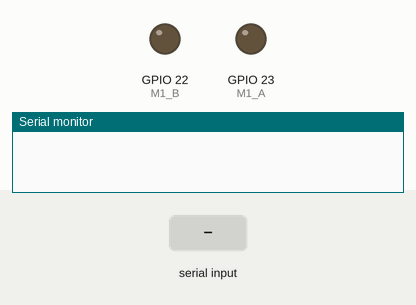
A sketch run on a simulated ESP32. Parts: output pins drawn as LEDs (lit = HIGH), the last lines printed to the serial monitor. Inputs (shaded band) come from the test bench. Nothing arrives over Bluetooth unless stated.

Above: at 1.2 s.
1.3 s: "f" received over the second serial link
At 2.2 s:
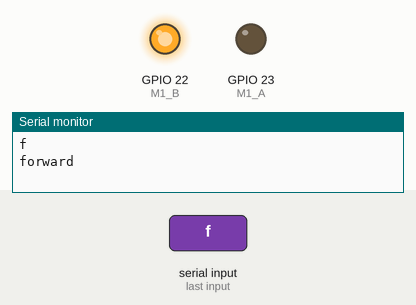
2.8 s: "b" received over the second serial link
At 3.3 s:
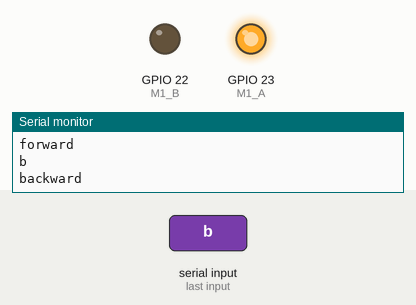
4.3 s: "p" received over the second serial link
At 5.7 s:
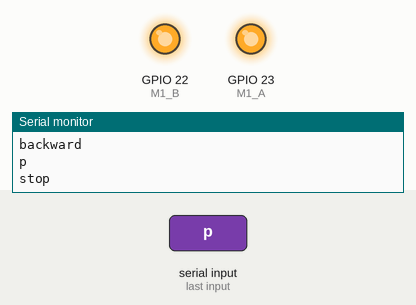
Timing chart, 0 to 7.3 s (numbered marks = the images above; inputs shaded):
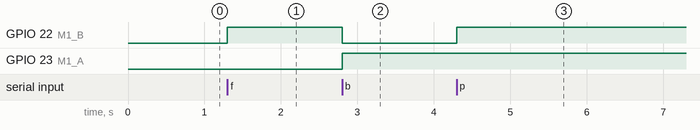

Measured:
- after the input at 1.3 s, GPIO 22 (M1_B): LOW → HIGH at once
- after the input at 2.8 s, GPIO 22 (M1_B): HIGH → LOW at once; GPIO 23 (M1_A): LOW → HIGH at once
- after the input at 4.3 s, GPIO 22 (M1_B): LOW → HIGH at once

The sketch:

bluetoothserial.ino
```cpp
// #include <ArduinoWebsockets.h>
#include "BluetoothSerial.h"

BluetoothSerial SerialBT;

#define M1_B 22
#define M1_A 23

void go_forward(){
  Serial.println("forward");
  digitalWrite(M1_A, LOW);
  digitalWrite(M1_B, HIGH);
}

void go_backward(){
  Serial.println("backward");
  digitalWrite(M1_A, HIGH);
  digitalWrite(M1_B, LOW);
}

void turn_right(){
  Serial.println("right");
  digitalWrite(M1_A, LOW);
  digitalWrite(M1_B, HIGH);
}

void turn_left(){
  Serial.println("left");
  digitalWrite(M1_A, HIGH);
  digitalWrite(M1_B, LOW);
}

void stop(){
  Serial.println("stop");
  digitalWrite(M1_A, HIGH);
  digitalWrite(M1_B, HIGH);
}

void setup(){
  Serial.begin(115200);
  SerialBT.begin("KAIROS simspon");
  Serial.println("");
  pinMode(M1_A, OUTPUT);
  pinMode(M1_B, OUTPUT);
}

void loop() {
  if (SerialBT.available())
  {
    char c = SerialBT.read();
    Serial.println(c);
    if (c== 'f'){
      SerialBT.println("forward");
      go_forward();
    }else if(c=='b'){
      SerialBT.println("backward");
      go_backward();
    }else if(c=='l'){
      SerialBT.println("turn left");
      turn_left();
    }else if(c=='r')
    {
      SerialBT.println("turn right");
      turn_right();
    }
    else if(c== 'p')
    {
      stop();
    }
  }
}
```
